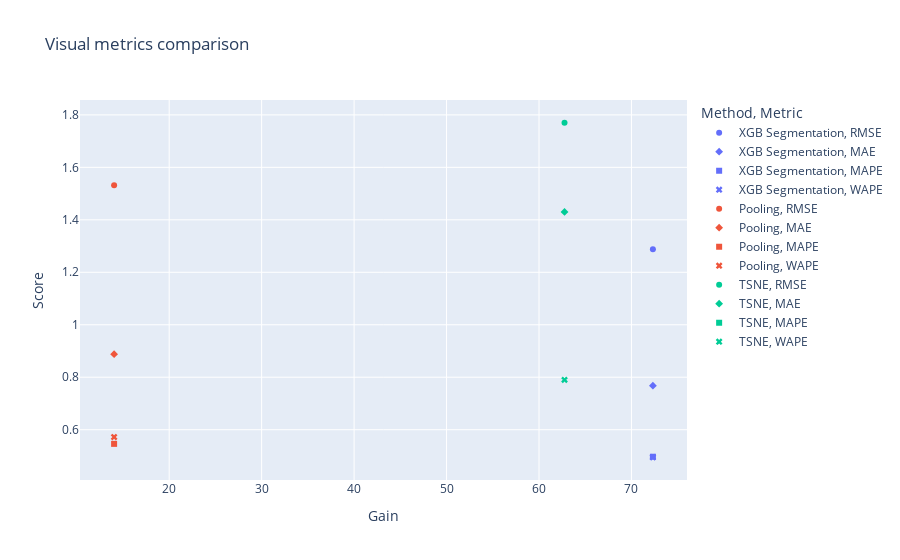

Notebook cell for this chart:
### Code cell
fig = px.scatter(all_metrics,
                 x="Gain", y="Score", color="Method",
                 symbol = 'Metric', title = 'Visual metrics comparison')
fig.show()

### Figure 1 — Plotly figure (JSON) as saved in the notebook; plotly's stock layout.template omitted (floating-point values rounded to 4 significant figures)
{"data": [{"hovertemplate": "Method=XGB Segmentation<br>Metric=RMSE<br>Gain=%{x}<br>Score=%{y}<extra></extra>", "legendgroup": "XGB Segmentation, RMSE", "marker": {"color": "#636efa", "symbol": "circle"}, "mode": "markers", "name": "XGB Segmentation, RMSE", "orientation": "v", "showlegend": true, "type": "scatter", "x": [72.32], "xaxis": "x", "y": [1.288], "yaxis": "y"}, {"hovertemplate": "Method=XGB Segmentation<br>Metric=MAE<br>Gain=%{x}<br>Score=%{y}<extra></extra>", "legendgroup": "XGB Segmentation, MAE", "marker": {"color": "#636efa", "symbol": "diamond"}, "mode": "markers", "name": "XGB Segmentation, MAE", "orientation": "v", "showlegend": true, "type": "scatter", "x": [72.32], "xaxis": "x", "y": [0.768], "yaxis": "y"}, {"hovertemplate": "Method=XGB Segmentation<br>Metric=MAPE<br>Gain=%{x}<br>Score=%{y}<extra></extra>", "legendgroup": "XGB Segmentation, MAPE", "marker": {"color": "#636efa", "symbol": "square"}, "mode": "markers", "name": "XGB Segmentation, MAPE", "orientation": "v", "showlegend": true, "type": "scatter", "x": [72.32], "xaxis": "x", "y": [0.497], "yaxis": "y"}, {"hovertemplate": "Method=XGB Segmentation<br>Metric=WAPE<br>Gain=%{x}<br>Score=%{y}<extra></extra>", "legendgroup": "XGB Segmentation, WAPE", "marker": {"color": "#636efa", "symbol": "x"}, "mode": "markers", "name": "XGB Segmentation, WAPE", "orientation": "v", "showlegend": true, "type": "scatter", "x": [72.32], "xaxis": "x", "y": [0.495], "yaxis": "y"}, {"hovertemplate": "Method=Pooling<br>Metric=RMSE<br>Gain=%{x}<br>Score=%{y}<extra></extra>", "legendgroup": "Pooling, RMSE", "marker": {"color": "#EF553B", "symbol": "circle"}, "mode": "markers", "name": "Pooling, RMSE", "orientation": "v", "showlegend": true, "type": "scatter", "x": [14.04], "xaxis": "x", "y": [1.532], "yaxis": "y"}, {"hovertemplate": "Method=Pooling<br>Metric=MAE<br>Gain=%{x}<br>Score=%{y}<extra></extra>", "legendgroup": "Pooling, MAE", "marker": {"color": "#EF553B", "symbol": "diamond"}, "mode": "markers", "name": "Pooling, MAE", "orientation": "v", "showlegend": true, "type": "scatter", "x": [14.04], "xaxis": "x", "y": [0.888], "yaxis": "y"}, {"hovertemplate": "Method=Pooling<br>Metric=MAPE<br>Gain=%{x}<br>Score=%{y}<extra></extra>", "legendgroup": "Pooling, MAPE", "marker": {"color": "#EF553B", "symbol": "square"}, "mode": "markers", "name": "Pooling, MAPE", "orientation": "v", "showlegend": true, "type": "scatter", "x": [14.04], "xaxis": "x", "y": [0.546], "yaxis": "y"}, {"hovertemplate": "Method=Pooling<br>Metric=WAPE<br>Gain=%{x}<br>Score=%{y}<extra></extra>", "legendgroup": "Pooling, WAPE", "marker": {"color": "#EF553B", "symbol": "x"}, "mode": "markers", "name": "Pooling, WAPE", "orientation": "v", "showlegend": true, "type": "scatter", "x": [14.04], "xaxis": "x", "y": [0.572], "yaxis": "y"}, {"hovertemplate": "Method=TSNE<br>Metric=RMSE<br>Gain=%{x}<br>Score=%{y}<extra></extra>", "legendgroup": "TSNE, RMSE", "marker": {"color": "#00cc96", "symbol": "circle"}, "mode": "markers", "name": "TSNE, RMSE", "orientation": "v", "showlegend": true, "type": "scatter", "x": [62.76], "xaxis": "x", "y": [1.77], "yaxis": "y"}, {"hovertemplate": "Method=TSNE<br>Metric=MAE<br>Gain=%{x}<br>Score=%{y}<extra></extra>", "legendgroup": "TSNE, MAE", "marker": {"color": "#00cc96", "symbol": "diamond"}, "mode": "markers", "name": "TSNE, MAE", "orientation": "v", "showlegend": true, "type": "scatter", "x": [62.76], "xaxis": "x", "y": [1.43], "yaxis": "y"}, {"hovertemplate": "Method=TSNE<br>Metric=MAPE<br>Gain=%{x}<br>Score=%{y}<extra></extra>", "legendgroup": "TSNE, MAPE", "marker": {"color": "#00cc96", "symbol": "square"}, "mode": "markers", "name": "TSNE, MAPE", "orientation": "v", "showlegend": true, "type": "scatter", "x": [62.76], "xaxis": "x", "y": [null], "yaxis": "y"}, {"hovertemplate": "Method=TSNE<br>Metric=WAPE<br>Gain=%{x}<br>Score=%{y}<extra></extra>", "legendgroup": "TSNE, WAPE", "marker": {"color": "#00cc96", "symbol": "x"}, "mode": "markers", "name": "TSNE, WAPE", "orientation": "v", "showlegend": true, "type": "scatter", "x": [62.76], "xaxis": "x", "y": [0.79], "yaxis": "y"}], "layout": {"legend": {"title": {"text": "Method, Metric"}, "tracegroupgap": 0}, "title": {"text": "Visual metrics comparison"}, "xaxis": {"anchor": "y", "domain": [0, 1], "title": {"text": "Gain"}}, "yaxis": {"anchor": "x", "domain": [0, 1], "title": {"text": "Score"}}}}
